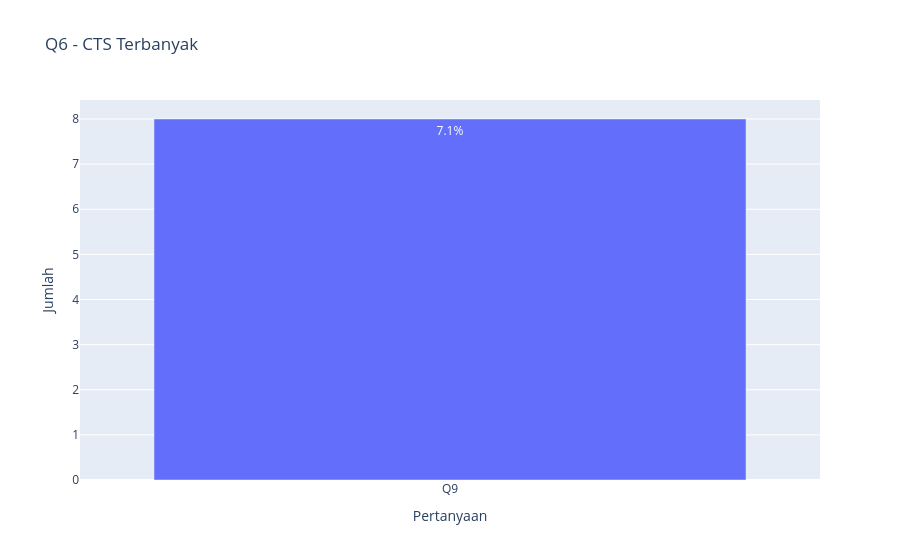

Notebook code cell kept with this figure:
### Markdown cell above
## Q6 Pada kusioner dari pertanyaan Q1 sampai Q17, pertanyaan mana yang pilihan skala CTS (Cukup Tidak Setuju) paling banyak? sertakan jumlah dan Persen

### Code cell
import pandas as pd
import plotly.express as px

def plot_from_print(judul, hasil_print, label_x):
    skala, jumlah, persen = hasil_print.split("|")

    df_plot = pd.DataFrame({
        label_x: [skala],
        "Jumlah": [int(jumlah)],
        "Persen": [float(persen)]
    })

    fig = px.bar(
        df_plot,
        x=label_x,
        y="Jumlah",
        text="Persen",
        title=judul
    )

    fig.update_traces(texttemplate='%{text}%')
    fig.show()

plot_from_print(
    "Q6 - CTS Terbanyak",
    "Q9|8|7.1",
    "Pertanyaan"
)

### Figure 1 — Plotly figure (JSON) as saved in the notebook; plotly's stock layout.template omitted (floating-point values rounded to 4 significant figures)
{"data": [{"hovertemplate": "Pertanyaan=%{x}<br>Jumlah=%{y}<br>Persen=%{text}<extra></extra>", "legendgroup": "", "marker": {"color": "#636efa", "pattern": {"shape": ""}}, "name": "", "orientation": "v", "showlegend": false, "text": [7.1], "textposition": "auto", "texttemplate": "%{text}%", "type": "bar", "x": ["Q9"], "xaxis": "x", "y": [8], "yaxis": "y"}], "layout": {"barmode": "relative", "legend": {"tracegroupgap": 0}, "title": {"text": "Q6 - CTS Terbanyak"}, "xaxis": {"anchor": "y", "domain": [0, 1], "title": {"text": "Pertanyaan"}}, "yaxis": {"anchor": "x", "domain": [0, 1], "title": {"text": "Jumlah"}}}}
